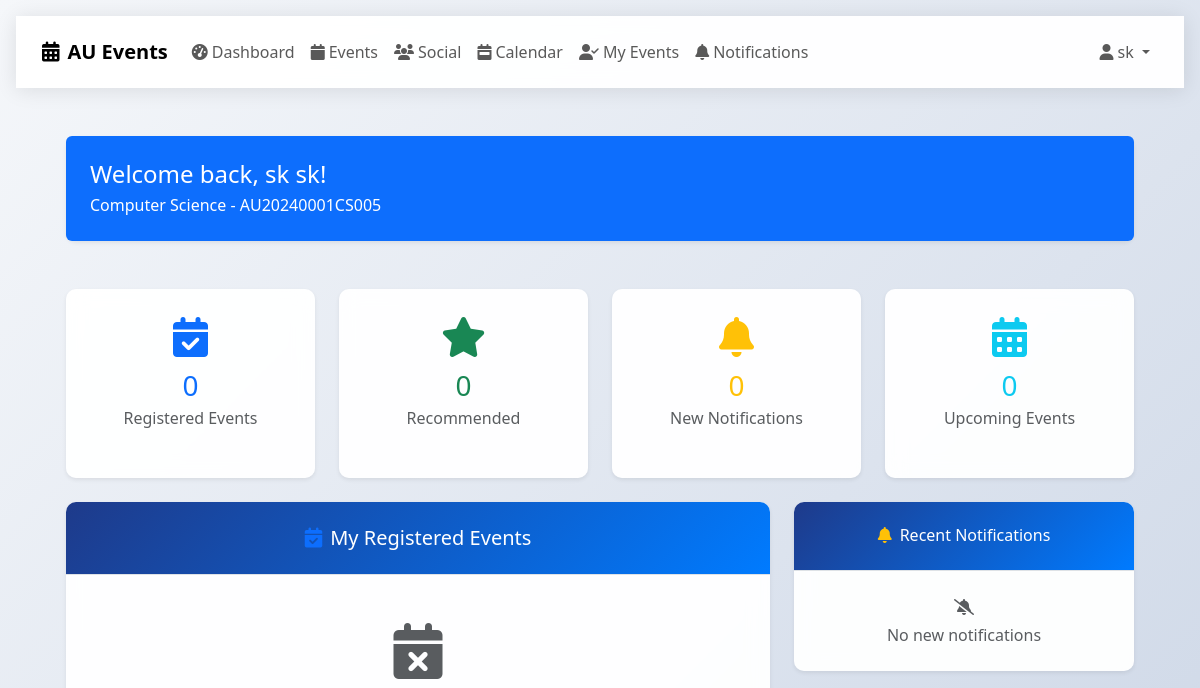
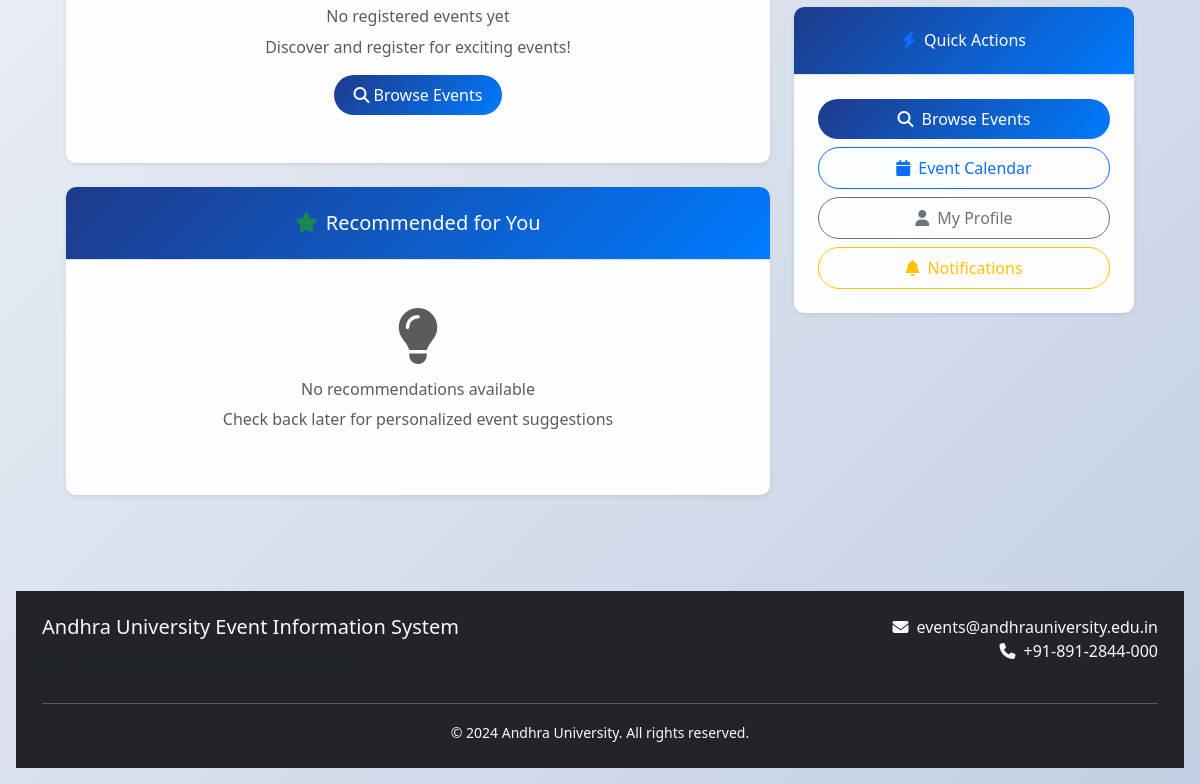
Before: /dashboard (signed in) with the older database file (2 pictures, top to bottom).
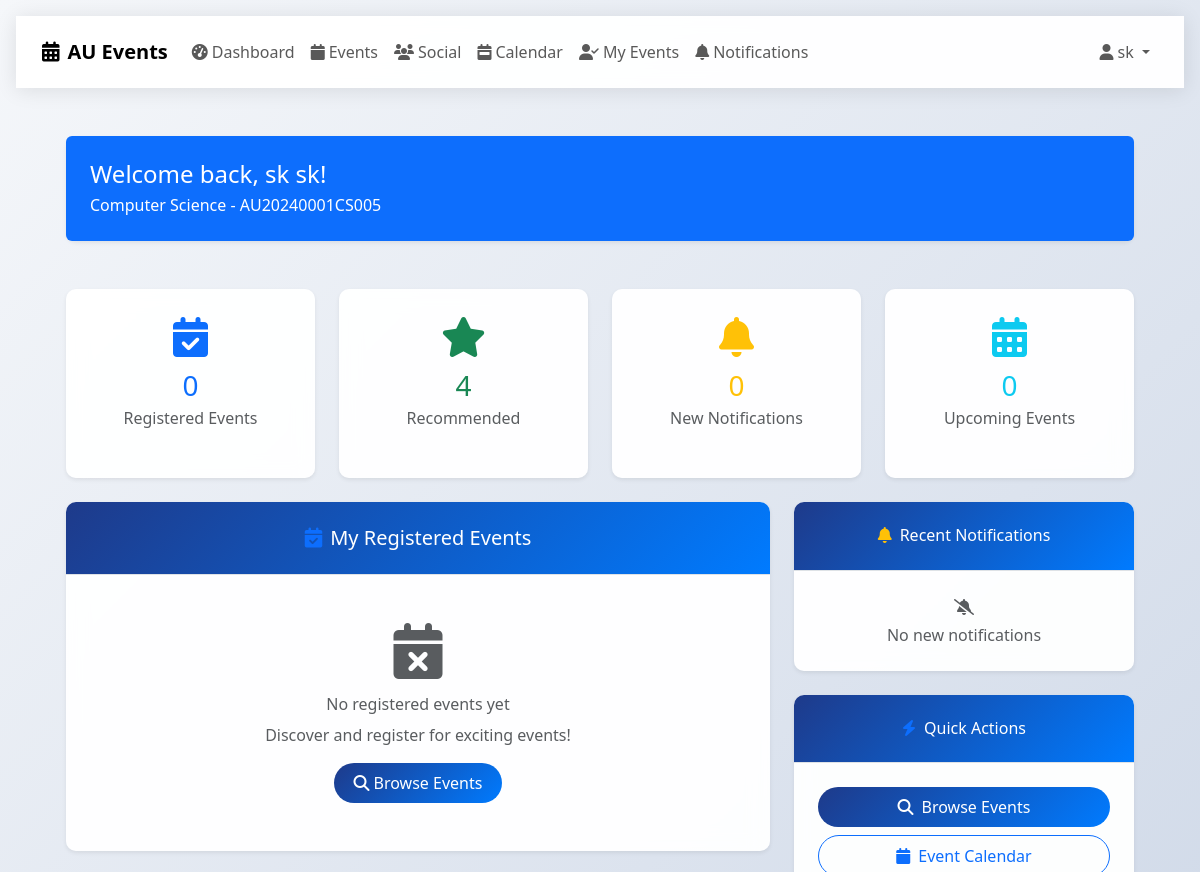
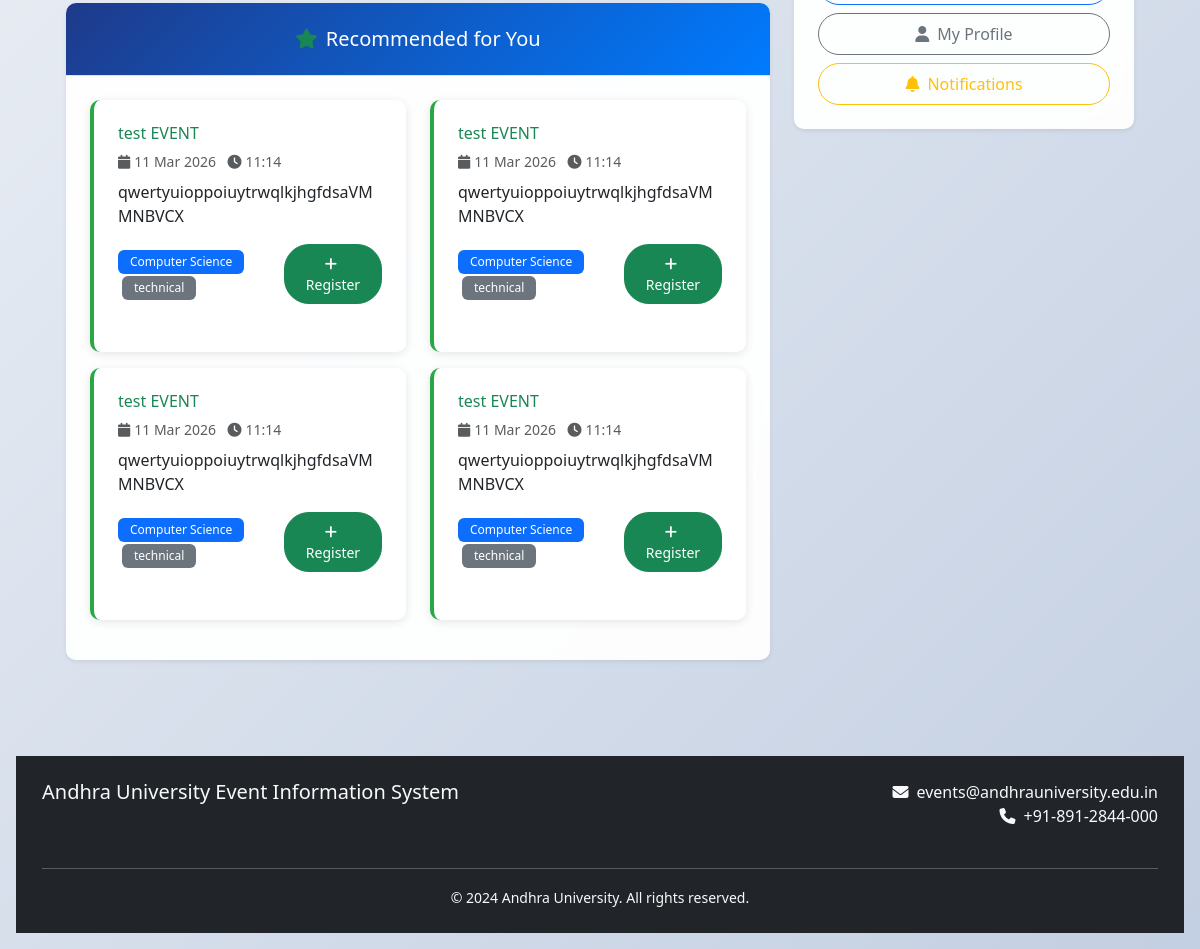
After: the same page with the newer database file (2 pictures, top to bottom).
### models/event.py (models this page shows, shortened)
class Event(db.Model):
    __tablename__ = 'events'
    id = db.Column(db.Integer, primary_key=True)
    title = db.Column(db.String(200), nullable=False)
    description = db.Column(db.Text, nullable=False)
    date = db.Column(db.Date, nullable=False, index=True)
    time = db.Column(db.Time, nullable=False)
    location = db.Column(db.String(200), nullable=False)
    department = db.Column(db.String(100), nullable=False, index=True)
    category = db.Column(db.String(50), nullable=False, index=True)  # technical, cultural, workshop, seminar
    max_participants = db.Column(db.Integer)
    poster_image = db.Column(db.String(255))
    created_by = db.Column(db.Integer, db.ForeignKey('admins.id'), nullable=False)
    created_at = db.Column(db.DateTime, default=datetime.utcnow)
    updated_at = db.Column(db.DateTime, default=datetime.utcnow, onupdate=datetime.utcnow)
    is_active = db.Column(db.Boolean, default=True)
    registrations = db.relationship('EventRegistration', backref='event', lazy='dynamic', cascade='all, delete-orphan')
    feedbacks = db.relationship('EventFeedback', backref='event', lazy='dynamic', cascade='all, delete-orphan')

### routes/main.py (the view)
@main_bp.route('/dashboard')
@login_required
def dashboard():
    if isinstance(current_user, Admin):
        return redirect(url_for('admin.dashboard'))
    registered_events = current_user.get_upcoming_events()
    recommended_events = current_user.get_recommended_events()
    unread_notifications = current_user.notifications.filter_by(is_read=False).order_by(
        Notification.created_at.desc()
    ).limit(5).all()
    recent_events = Event.query.filter(
        Event.date >= datetime.utcnow().date(),
        Event.is_active == True
    ).order_by(Event.date).limit(10).all()
    return render_template('main/dashboard_complete.html',
                         registered_events=registered_events,
                         recommended_events=recommended_events,
                         notifications=unread_notifications,
                         upcoming_events=recent_events)

### models/user.py (called while the page is built)
    @property
    def full_name(self):
        return f"{self.first_name} {self.last_name}"

    def get_upcoming_events(self):
        from .event import Event, EventRegistration
        from datetime import datetime
        return Event.query.join(EventRegistration).filter(
            EventRegistration.student_id == self.id,
            Event.date >= datetime.utcnow().date()
        ).all()

    def get_recommended_events(self, limit=5):
        from .event import Event
        from datetime import datetime
        return Event.query.filter(
            Event.department == self.department,
            Event.date >= datetime.utcnow().date(),
            ~Event.registrations.any(student_id=self.id)
        ).order_by(Event.date).limit(limit).all()

    @property
    def unread_notifications_count(self):
        return self.notifications.filter_by(is_read=False).count()

### utils/mobile_detector.py (called while the page is built)
def mobile_context_processor():
    return {
        'is_mobile_device': MobileDetector.is_mobile(),
        'device_type': MobileDetector.get_device_type(),
        'mobile_css_classes': MobileDetector.get_css_classes(),
        'viewport_meta': MobileDetector.get_viewport_meta()
    }

### templates/main/dashboard_complete.html (shortened to what the changed rows need)
{% extends "base.html" %}
{% block content %}
<div class="container-fluid mt-4">
    <div class="row mb-4">
        <div class="col-md-3">
            <div class="card border-0 shadow-sm h-100">
                <div class="card-body text-center">
                    <div class="display-6 text-success mb-2">
                        <i class="fas fa-star"></i>
                    </div>
                    <h3 class="text-success mb-1">{{ recommended_events|length }}</h3>
                    <p class="text-muted mb-0">Recommended</p>
                </div>
            </div>
        </div>
    </div>
    <div class="row">
        <div class="col-lg-8">
            <div class="card shadow-sm border-0">
                <div class="card-body">
                    {% if recommended_events %}
                        <div class="row">
                            {% for event in recommended_events %}
                                <div class="col-md-6 mb-3">
                                    <div class="card border-left-success h-100">
                                        <div class="card-body">
                                            <h6 class="card-title text-success">{{ event.title }}</h6>
                                            <p class="text-muted small mb-2">
                                                <i class="fas fa-calendar me-1"></i>{{ event.date.strftime('%d %b %Y') }}
                                                <i class="fas fa-clock ms-2 me-1"></i>{{ event.time.strftime('%H:%M') }}
                                            </p>
                                            <p class="card-text">{{ event.description[:80] }}{% if event.description|length > 80 %}...{% endif %}</p>
                                            <div class="d-flex justify-content-between align-items-center">
                                                <div>
                                                    <span class="badge bg-primary">{{ event.department }}</span>
                                                    <span class="badge bg-secondary ms-1">{{ event.category }}</span>
                                                </div>
                                                <a href="{{ url_for('events.event_detail', id=event.id) }}" class="btn btn-sm btn-success">
                                                    <i class="fas fa-plus me-1"></i>Register
                                                </a>
                                            </div>
                                        </div>
                                    </div>
                                </div>
                            {% endfor %}
                        </div>
                    {% else %}
                        <div class="text-center py-4">
                            <i class="fas fa-lightbulb text-muted display-4 mb-3"></i>
                            <h6 class="text-muted">No recommendations available</h6>
                            <p class="text-muted">Check back later for personalized event suggestions</p>
                        </div>
                    {% endif %}
                </div>
            </div>
        </div>
    </div>
</div>
{% endblock %}

Changed rows visible on the page:
added Event: title "test EVENT", date "11 Mar 2026", time "11:14", description "qwertyuioppoiuytrwqlkjhgfdsaVMMNBVCX", department "Computer Science", category "technical"
added Event: title "test EVENT", date "11 Mar 2026", time "11:14", description "qwertyuioppoiuytrwqlkjhgfdsaVMMNBVCX", department "Computer Science", category "technical"
added Event: title "test EVENT", date "11 Mar 2026", time "11:14", description "qwertyuioppoiuytrwqlkjhgfdsaVMMNBVCX", department "Computer Science", category "technical"
added Event: title "test EVENT", date "11 Mar 2026", time "11:14", description "qwertyuioppoiuytrwqlkjhgfdsaVMMNBVCX", department "Computer Science", category "technical"
Other visible differences:
{{ recommended_events|length }}: "0" → "4"
text no longer shown: "No recommendations available Check back later for personalized event suggestions"
